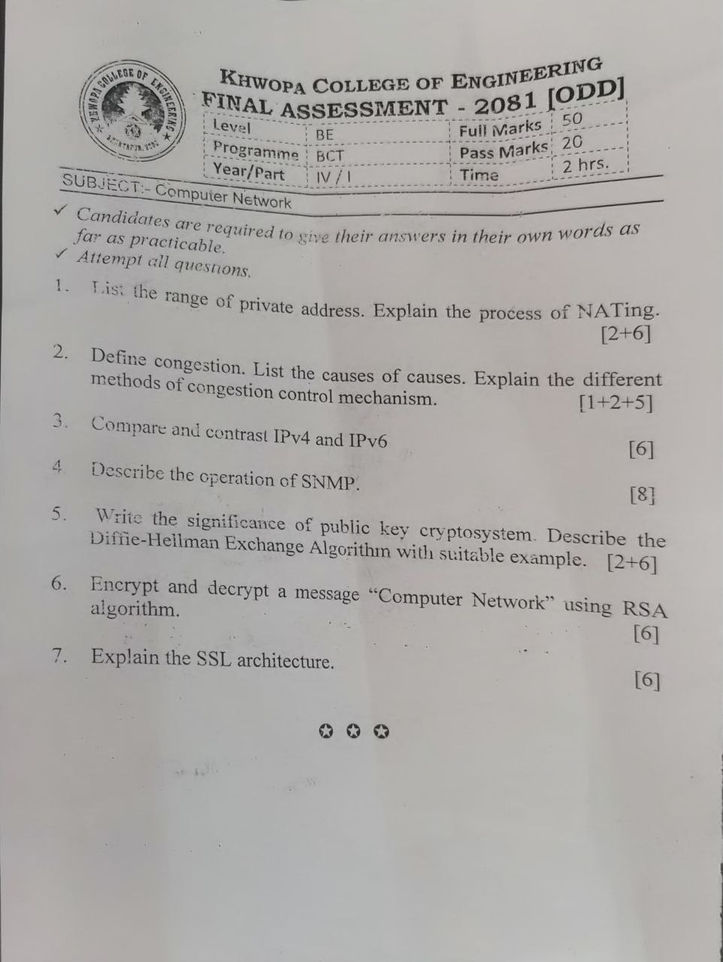
#> input picture Assignments/Allignment/image.png, 723 x 962 px, shrunk from 962 x 1280 before the run
$ jupyter execute alignment.ipynb
#> lines starting #> are read from the running program, lines starting #| are printed output that depends on the picture
[cell 1]
import cv2
import matplotlib.pyplot as plt
import numpy as np

[cell 2]
img_formal=cv2.imread('image.png')
#> img_formal is the input picture: shape (962, 723, 3); mean B, G, R 167.5, 170, 172.4
img_formal=cv2.cvtColor(img_formal,cv2.COLOR_BGR2RGB)
img_raw=cv2.imread('img.png',cv2.COLOR_BGR2RGB)
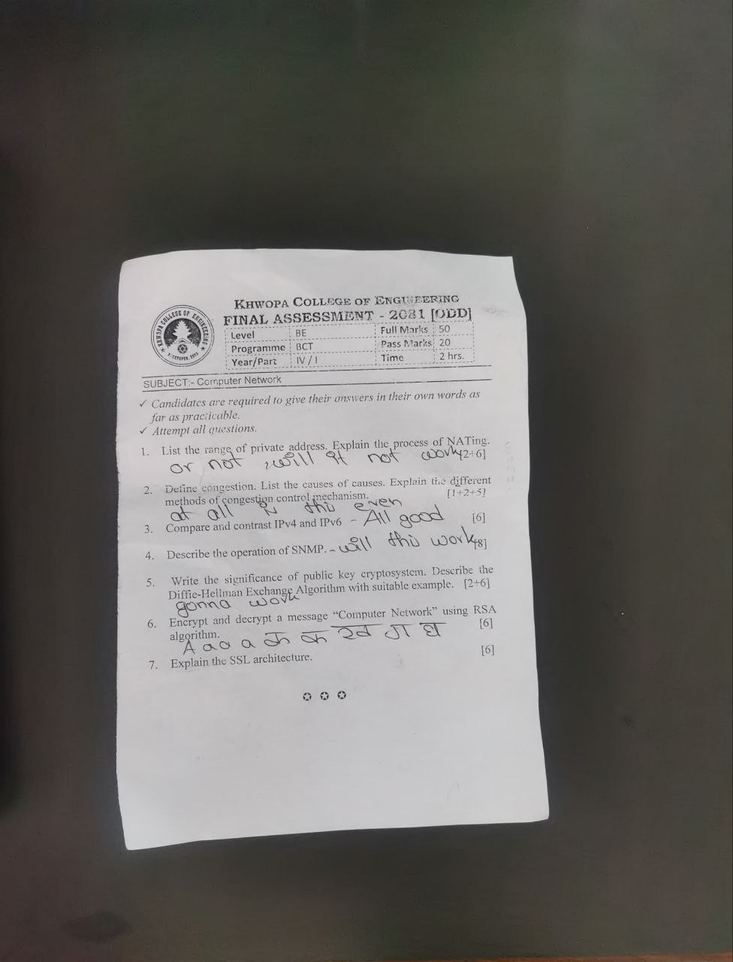
#> input picture Assignments/Allignment/img.png, 733 x 962 px, shrunk from 976 x 1280 before the run
#> img_raw is the input picture: shape (962, 733, 3); mean B, G, R 100, 103.6, 105.5
img_raw=cv2.cvtColor(img_raw,cv2.COLOR_BGR2RGB)

plt.imshow(img_formal)
plt.imshow(img_raw)
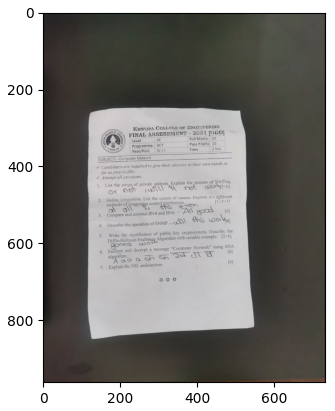
#> figure drawn by matplotlib, 1 panel

[cell 3]
sift_init=cv2.SIFT_create()
kp_alignval,desc_alignval=sift_init.detectAndCompute(img_formal,None)
#> kp_alignval = 2381 keypoints; strongest (x, y, size): (621, 97, 3.3), (512, 147, 2.5), (525, 73, 1.8), (349, 733, 2.6)
img_with_keypoints = cv2.drawKeypoints(img_formal,kp_alignval,None, flags=cv2.DRAW_MATCHES_FLAGS_DRAW_RICH_KEYPOINTS)
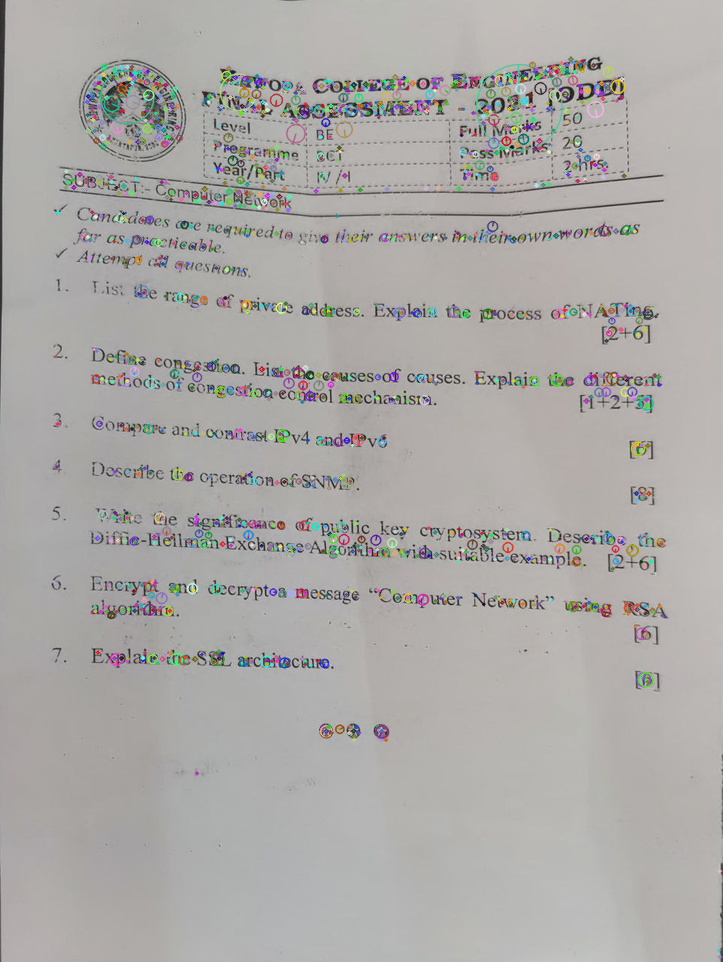
#> img_with_keypoints: shape (962, 723, 3); mean R, G, B 171.8, 169.6, 167.1
plt.imshow(img_with_keypoints)

[cell 4]
kp_val,desc_val=sift_init.detectAndCompute(img_raw,None)
#> kp_val = 740 keypoints; strongest (x, y, size): (257, 322, 1.8), (421, 310, 1.8), (341, 319, 2), (235, 323, 2.1)
img_with_keypoints = cv2.drawKeypoints(img_raw,kp_val,None, flags=cv2.DRAW_MATCHES_FLAGS_DRAW_RICH_KEYPOINTS)
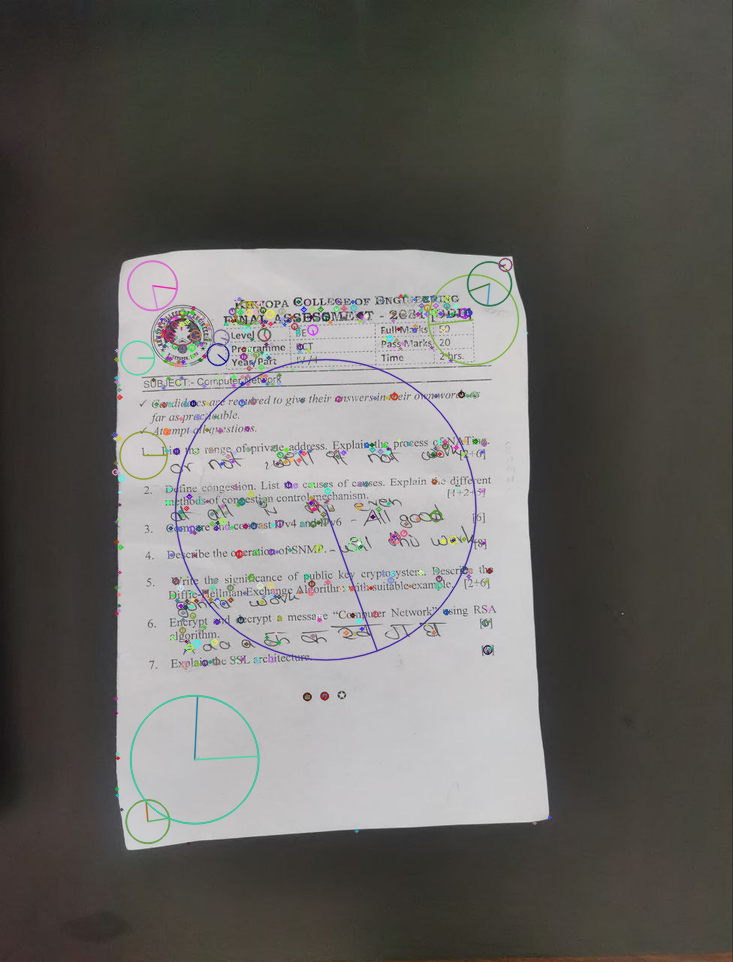
#> img_with_keypoints: shape (962, 733, 3); mean R, G, B 104.4, 102.7, 99.2
plt.imshow(img_with_keypoints)

[cell 5]
bf = cv2.BFMatcher(cv2.NORM_L2, crossCheck=True)
matches=bf.match(desc_alignval,desc_val)
#> matches = 340 matches
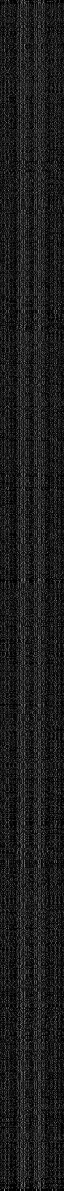
#> desc_alignval: shape (2381, 128) float32 (shown at 1/2 size); min 0, max 193, mean 28.5

matches = sorted(matches, key=lambda x: x.distance)
result  = cv2.drawMatches(img_formal, kp_alignval, img_raw, kp_val, matches[:100], None, flags=cv2.DRAW_MATCHES_FLAGS_DRAW_RICH_KEYPOINTS)
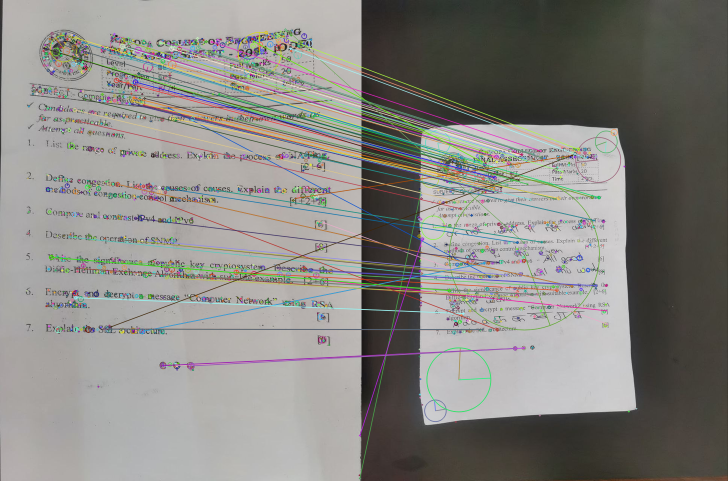
#> result: shape (962, 1456, 3) (shown at 1/2 size); mean R, G, B 136.7, 135.3, 131.2
plt.imshow(result)

[cell 6]
kp_alignval[matches[0].trainIdx].pt
#> Out = (183.6, 660)

[cell 7]
kp_alignval[matches[0].queryIdx].pt
#> Out = (353.2, 730.6)

[cell 8]
matches
#> Out = 340 matches

[cell 9]
src_pts = np.float32([kp_alignval[m.queryIdx].pt for m in matches[:50]]).reshape(-1,1, 2)
#> src_pts = 50 rows, first 8: [353.2, 730.6], [353.2, 730.6], [342.9, 97.26], [325.9, 730.7], [245.9, 80.18], [469.7, 237.7], [469.7, 237.7], [260.3, 82.75]
dst_pts = np.float32([kp_val[m.trainIdx].pt for m in matches[:50]]).reshape(-1,1, 2)
#> dst_pts = 50 rows, first 8: [324.3, 695.6], [324.3, 695.6], [311.5, 309], [324.3, 695.6], [249.7, 304.4], [386.9, 397.4], [386.9, 397.4], [258.7, 303.9]


M, mask = cv2.findHomography(dst_pts, src_pts, cv2.RANSAC, 5.0)
#> M = [[1.55, -0.0742, -128.6], [0.142, 1.48, -408.5], [3.49e-05, -0.000138, 1]]; mask = 50 values, max 1 at index 0, min 0 at index 3, mean 0.58
h,w=img_formal.shape[:2]
#> h = 962; w = 723

final_img_allign=cv2.warpPerspective(img_raw,M,(w,h))
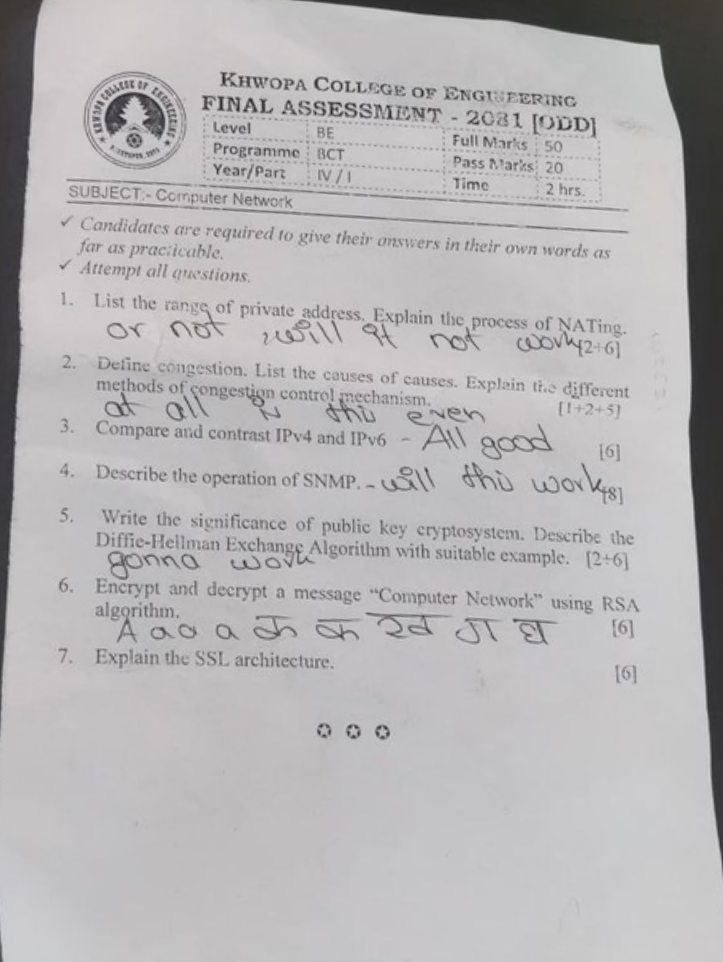
#> final_img_allign: shape (962, 723, 3); mean R, G, B 181.9, 180.4, 181.6

plt.imshow(final_img_allign)
